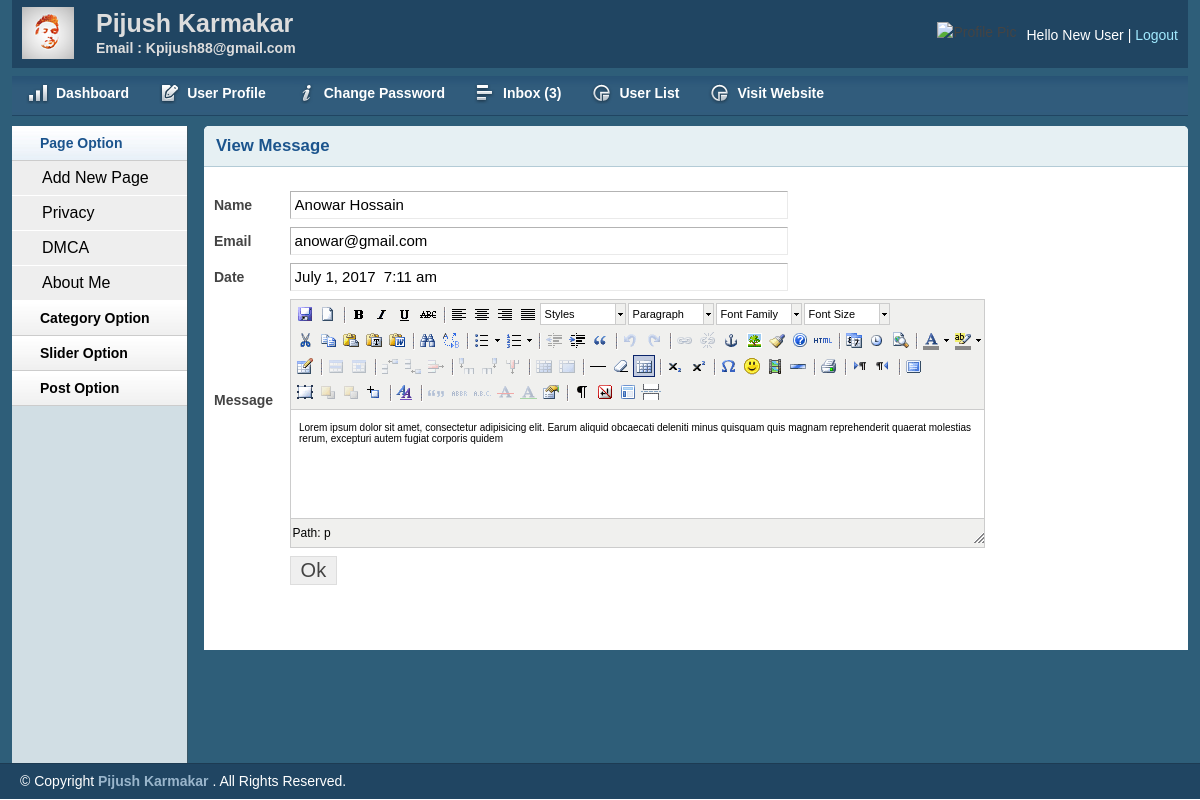
The page /admin/viewmsg.php?msgid=5 (signed in) on the database its author committed.
### tables this page shows
CREATE TABLE `tbl_page` (
  `id` int(11) NOT NULL,
  `name` varchar(255) NOT NULL,
  `body` text NOT NULL
);

CREATE TABLE `tbl_contact` (
  `id` int(11) NOT NULL,
  `firstname` varchar(255) NOT NULL,
  `lastname` varchar(255) NOT NULL,
  `email` varchar(255) NOT NULL,
  `body` text NOT NULL,
  `status` int(11) NOT NULL DEFAULT '0',
  `date` timestamp NOT NULL DEFAULT CURRENT_TIMESTAMP
);

### lib/session.php (called while the page is built, shortened)
<?php
    class session{
         public static function get($key){
         	if(isset($_SESSION[$key]) ){
         		return $_SESSION[$key];
         	}
         	else{
         		return false;
         	}
         }
    }
 ?>

### lib/Database.php (called while the page is built, shortened)
<?php
Class Database{
	public $host   = DB_HOST;
	public $user   = DB_USER;
	public $pass   = DB_PASS;
	public $dbname = DB_NAME;
	public $link;
	private function connectDB(){
	$this->link = new mysqli($this->host, $this->user, $this->pass, $this->dbname);
 }
	public function select($query){
		$result = $this->link->query($query) or die($this->link->error.__LINE__);
		if($result->num_rows > 0){
			return $result;
		} else {
			return false;
		}
	}
}

### helpers/format.php (called while the page is built, shortened)
<?php
class format{
	public function formatdate($date){
		  return date('F j, Y  g:i a',strtotime($date));
	}
}
 ?>

### admin/viewmsg.php (the view, shortened to what this page needs)
<?php
  include 'inc/header.php';
  include 'inc/sidebar.php';
?>
<?php
  if(!isset($_GET['msgid']) || $_GET['msgid'] == NULL ){
     echo "<script>window.location='inbox.php';</script>";
  }
  else{
    $id = $_GET['msgid'];
  }
 ?>
<div class="grid_10">
    <div class="box round first grid">
        <h2>View Message</h2>
<div class="block">
    <form action="" method="post">
<?php
           $query = "SELECT * FROM tbl_contact WHERE id='$id' ";
           $msg = $db->select($query);
           if($msg){
             while($result = $msg->fetch_assoc() ){
?>
        <table class="form">
                <tr>
                    <td>
                        <label>Name</label>
                    </td>
                    <td>
                        <input type="text" value="<?php echo $result['firstname'].' '.$result['lastname']; ?>" readonly class="medium" />
                    </td>
                </tr>
               <tr>
                    <td>
                        <label>Email</label>
                    </td>
                    <td>
                        <input type="text" readonly value="<?php echo $result['email']; ?>" class="medium" />
                    </td>
                </tr>
                <tr>
                    <td>
                        <label>Date</label>
                    </td>
                    <td>
                        <input type="text" readonly value="<?php echo $fm->formatdate($result['date']); ?>" class="medium" />
                    </td>
                </tr>
                <tr>
                    <td>
                        <label>Message</label>
                    </td>
                    <td>
                    </td>
                </tr>
				        <tr>
                    <td></td>
                    <td>
                        <input type="submit" name="submit" Value="Ok" />
                    </td>
                </tr>
        </table>
   <?php } }  ?>
  </form>
        </div>
    </div>
</div>
<?php
  include 'inc/footer.php';
?>

### admin/inc/sidebar.php (shortened to what this page needs)
        <div class="grid_2">
            <div class="box sidemenu">
                <div class="block" id="section-menu">
                    <ul class="section menu">
                         <li><a class="menuitem">Page Option</a>
                            <ul class="submenu">
<?php if(session::get('usrRole')=='0' || session::get('usrRole')=='1'  ){  ?>
         <li><a href="addpage.php">Add New Page</a></li>
<?php } ?>
    <?php
           $query = "SELECT * FROM tbl_page ";
           $pages = $db->select($query);
           if($pages){
           while($result = $pages->fetch_assoc() ){
     ?>
     <li><a href="page.php?pageid=<?php echo $result['id']; ?>"><?php echo $result['name']; ?></a></li>
     <?php } } ?>
                            </ul>
                        </li>
                        <li><a class="menuitem">Category Option </a>
                        </li>
                        <li><a class="menuitem">Slider Option </a>
                        </li>
                        <li><a class="menuitem">Post Option</a>
                        </li>
                    </ul>
                </div>
            </div>
        </div>

### admin/css/layout.css (style rules this page uses)
body { background: #fff none repeat scroll 0 0; color: #444; font-size: 14px; padding: 0; }
a { color: #000; font-weight:bold; text-decoration: none; }
h1, h2, h3, h4, h5, h6 { line-height:1.2em; margin-bottom:.3em; }
h2 { margin-top:1em; }
.box { background:#fff; margin-bottom:20px; padding:10px 10px 10px 10px; margin-left:-8px; }
.box.grid { padding-bottom:40px; }
.box.round { -moz-border-radius: 5px 5px 0px 0px; -webkit-border-radius: 5px 5px 0px 0px; border-radius: 5px 5px 0px 0px; }
.box h2 { font-size:1.2em; font-weight:bold; color:#1B548D; background:#E6F0F3; margin:-10px -10px 0 -10px; padding:10px 12px; border-bottom:1px solid #B3CBD6; -moz-border-radius: 5px 5px 0px 0px; -webkit-border-radius: 5px 5px 0px 0px; border-radius: 5px 5px 0px 0px; }
.box.first { min-height: 406px; }
.block { padding-top:20px; }
.box.sidemenu { background-color:#D1DEE4; border-right:1px solid #3A5665; padding:0px; margin:0px; cursor:pointer; }
.box.sidemenu .block { padding-top:0px; margin-top:0px; }
ul, ol { padding-top:0; }
ul.menu { list-style:none; border-top:1px solid #bbb; }
ul.menu li { margin:0; }
ul.menu li a { display:block; padding:4px 10px; border-bottom:1px solid #ccc; }
ul.menu ul { list-style:none; margin:0; }
ul.menu ul li a { padding-left:30px; }
ul.section { border-top:0; margin-bottom:0; }
ul.section li a { background:url(../img/sidemenu-repeat.jpg) repeat-x; line-height:26px; padding-left:28px; }
ul.section li li a { background:#ddd; border-bottom:1px solid #eee; }
ul.section ul li { text-transform:none; }
ul.section ul.current li a { background: #eee none repeat scroll 0 0; border-bottom: 1px solid #fff; font-size: 16px; font-weight: normal; }
ul.section li a.current { color:#1B548D; background:url(../img/sidemenu-repeat-hover.jpg) repeat-x; }
table.form { width:100%; }
table.form td { padding:4px 0px; }
table.form label { font-weight:bold; }
table.form input, table.form select { font-size: 15px; padding: 4px 4px 5px 4px; border-top: 1px solid #b3b3b3; border-left: 1px solid #b3b3b3; border-right: 1px solid #eaeaea; border-bottom: 1px solid #eaeaea; }
table.form input[type="submit"] { border: 1px solid #ddd; color: #444; cursor: pointer; font-size: 20px; padding: 2px 10px; }
input.medium { width: 55%; }
.block { padding-bottom:1px; }

### admin/js/tiny-mce/themes/advanced/skins/default/content.css (style rules this page uses)
body, td, pre { color:#000; font-family:Verdana, Arial, Helvetica, sans-serif; font-size:10px; margin:8px; }
body { background:#FFF; }
h2 { font-size: 1.5em }
table, img, hr, .mceItemAnchor { cursor:default }
table td, table th { cursor:text }

### rows shown on the page
tbl_page: name "Privacy"
tbl_page: name "DMCA"
tbl_page: name "About Me"
tbl_contact: firstname+lastname "Anowar Hossain", email "anowar@gmail.com", date "July 1, 2017 7:11 am"

### other values the page prints
session::get('username') "New User"
$count "3"
